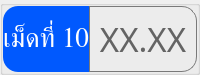
                     <widget class="QGroupBox" name="thickness_val_group_10">
                      <property name="minimumSize">
                       <size>
                        <width>0</width>
                        <height>0</height>
                       </size>
                      </property>
                      <property name="maximumSize">
                       <size>
                        <width>16777215</width>
                        <height>60</height>
                       </size>
                      </property>
                      <property name="styleSheet">
                       <string notr="true">color: rgb(255, 255, 255);</string>
                      </property>
                      <layout class="QHBoxLayout" name="horizontalLayout_31">
                       <property name="spacing">
                        <number>0</number>
                       </property>
                       <property name="leftMargin">
                        <number>0</number>
                       </property>
                       <property name="topMargin">
                        <number>0</number>
                       </property>
                       <property name="rightMargin">
                        <number>0</number>
                       </property>
                       <property name="bottomMargin">
                        <number>0</number>
                       </property>
                       <item>
                        <widget class="QLabel" name="thickness_val_title_10">
                         <property name="minimumSize">
                          <size>
                           <width>80</width>
                           <height>0</height>
                          </size>
                         </property>
                         <property name="maximumSize">
                          <size>
                           <width>110</width>
                           <height>16777215</height>
                          </size>
                         </property>
                         <property name="font">
                          <font>
                           <family>Kanit</family>
                           <pointsize>20</pointsize>
                           <italic>false</italic>
                           <bold>false</bold>
                           <underline>false</underline>
                           <strikeout>false</strikeout>
                          </font>
                         </property>
                         <property name="styleSheet">
                          <string notr="true">background-color: #0059fe;
border-top-left-radius: 15px;
border-bottom-left-radius: 15px;</string>
                         </property>
                         <property name="text">
                          <string>เม็ดที่ 10</string>
                         </property>
                         <property name="alignment">
                          <set>Qt::AlignmentFlag::AlignCenter</set>
                         </property>
                        </widget>
                       </item>
                       <item>
                        <widget class="QFrame" name="thickness_val_frame_10">
                         <property name="minimumSize">
                          <size>
                           <width>0</width>
                           <height>0</height>
                          </size>
                         </property>
                         <property name="styleSheet">
                          <string notr="true">border: solid;
border-width: 1px;
border-color: rgb(121, 121, 121);
border-top-right-radius: 15px;
border-bottom-right-radius: 15px;</string>
                         </property>
                         <property name="frameShape">
                          <enum>QFrame::Shape::StyledPanel</enum>
                         </property>
                         <property name="frameShadow">
                          <enum>QFrame::Shadow::Raised</enum>
                         </property>
                         <layout class="QHBoxLayout" name="horizontalLayout_32">
                          <item>
                           <widget class="QPushButton" name="thickness_val_10">
                            <property name="font">
                             <font>
                              <family>Kanit</family>
                              <pointsize>25</pointsize>
                             </font>
                            </property>
                            <property name="styleSheet">
                             <string notr="true">border: none;
color: rgb(100, 100, 100);</string>
                            </property>
                            <property name="text">
                             <string>XX.XX</string>
                            </property>
                           </widget>
                          </item>
                         </layout>
                        </widget>
                       </item>
                      </layout>
                     </widget>
